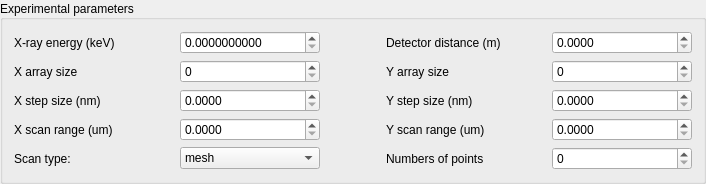
     <widget class="QGroupBox" name="groupBox_8">
      <property name="title">
       <string>Experimental parameters</string>
      </property>
      <property name="alignment">
       <set>Qt::AlignLeading|Qt::AlignLeft|Qt::AlignVCenter</set>
      </property>
      <layout class="QHBoxLayout" name="horizontalLayout_10">
       <item>
        <layout class="QGridLayout" name="gridLayout_9">
         <item row="3" column="0">
          <widget class="QLabel" name="label_43">
           <property name="text">
            <string>X scan range (um)</string>
           </property>
          </widget>
         </item>
         <item row="2" column="0">
          <widget class="QLabel" name="label_41">
           <property name="text">
            <string>X step size (nm)</string>
           </property>
          </widget>
         </item>
         <item row="1" column="1">
          <widget class="QSpinBox" name="sp_x_arr_size">
           <property name="maximum">
            <number>1000000</number>
           </property>
          </widget>
         </item>
         <item row="1" column="3">
          <widget class="QLabel" name="label_40">
           <property name="text">
            <string>Y array size</string>
           </property>
          </widget>
         </item>
         <item row="4" column="1">
          <widget class="QComboBox" name="cb_scan_type">
           <item>
            <property name="text">
             <string>mesh</string>
            </property>
           </item>
           <item>
            <property name="text">
             <string>spiral</string>
            </property>
           </item>
           <item>
            <property name="text">
             <string>fly</string>
            </property>
           </item>
          </widget>
         </item>
         <item row="4" column="3">
          <widget class="QLabel" name="label_46">
           <property name="text">
            <string>Numbers of points</string>
           </property>
          </widget>
         </item>
         <item row="3" column="4">
          <widget class="QDoubleSpinBox" name="sp_y_scan_range">
           <property name="decimals">
            <number>4</number>
           </property>
          </widget>
         </item>
         <item row="0" column="0">
          <widget class="QLabel" name="label_37">
           <property name="sizePolicy">
            <sizepolicy hsizetype="Fixed" vsizetype="Preferred">
             <horstretch>0</horstretch>
             <verstretch>0</verstretch>
            </sizepolicy>
           </property>
           <property name="minimumSize">
            <size>
             <width>160</width>
             <height>0</height>
            </size>
           </property>
           <property name="maximumSize">
            <size>
             <width>160</width>
             <height>16777215</height>
            </size>
           </property>
           <property name="text">
            <string>X-ray energy (keV)</string>
           </property>
          </widget>
         </item>
         <item row="0" column="3">
          <widget class="QLabel" name="label_38">
           <property name="sizePolicy">
            <sizepolicy hsizetype="Fixed" vsizetype="Preferred">
             <horstretch>0</horstretch>
             <verstretch>0</verstretch>
            </sizepolicy>
           </property>
           <property name="minimumSize">
            <size>
             <width>160</width>
             <height>0</height>
            </size>
           </property>
           <property name="maximumSize">
            <size>
             <width>160</width>
             <height>16777215</height>
            </size>
           </property>
           <property name="text">
            <string>Detector distance (m)</string>
           </property>
          </widget>
         </item>
         <item row="0" column="1">
          <widget class="QDoubleSpinBox" name="sp_xray_energy">
           <property name="sizePolicy">
            <sizepolicy hsizetype="Fixed" vsizetype="Fixed">
             <horstretch>0</horstretch>
             <verstretch>0</verstretch>
            </sizepolicy>
           </property>
           <property name="minimumSize">
            <size>
             <width>140</width>
             <height>0</height>
            </size>
           </property>
           <property name="maximumSize">
            <size>
             <width>140</width>
             <height>16777215</height>
            </size>
           </property>
           <property name="decimals">
            <number>10</number>
           </property>
          </widget>
         </item>
         <item row="0" column="4">
          <widget class="QDoubleSpinBox" name="sp_detector_distance">
           <property name="sizePolicy">
            <sizepolicy hsizetype="Fixed" vsizetype="Fixed">
             <horstretch>0</horstretch>
             <verstretch>0</verstretch>
            </sizepolicy>
           </property>
           <property name="minimumSize">
            <size>
             <width>140</width>
             <height>0</height>
            </size>
           </property>
           <property name="maximumSize">
            <size>
             <width>140</width>
             <height>16777215</height>
            </size>
           </property>
           <property name="decimals">
            <number>4</number>
           </property>
          </widget>
         </item>
         <item row="3" column="3">
          <widget class="QLabel" name="label_44">
           <property name="text">
            <string>Y scan range (um)</string>
           </property>
          </widget>
         </item>
         <item row="2" column="4">
          <widget class="QDoubleSpinBox" name="sp_y_step_size">
           <property name="decimals">
            <number>4</number>
           </property>
          </widget>
         </item>
         <item row="2" column="3">
          <widget class="QLabel" name="label_42">
           <property name="text">
            <string>Y step size (nm)</string>
           </property>
          </widget>
         </item>
         <item row="1" column="4">
          <widget class="QSpinBox" name="sp_y_arr_size">
           <property name="maximum">
            <number>1000000</number>
           </property>
          </widget>
         </item>
         <item row="4" column="4">
          <widget class="QSpinBox" name="sp_num_points">
           <property name="maximum">
            <number>1000000</number>
           </property>
          </widget>
         </item>
         <item row="4" column="0">
          <widget class="QLabel" name="label_45">
           <property name="text">
            <string>Scan type: </string>
           </property>
          </widget>
         </item>
         <item row="1" column="0">
          <widget class="QLabel" name="label_39">
           <property name="text">
            <string>X array size</string>
           </property>
          </widget>
         </item>
         <item row="2" column="1">
          <widget class="QDoubleSpinBox" name="sp_x_step_size">
           <property name="decimals">
            <number>4</number>
           </property>
          </widget>
         </item>
         <item row="3" column="1">
          <widget class="QDoubleSpinBox" name="sp_x_scan_range">
           <property name="decimals">
            <number>4</number>
           </property>
          </widget>
         </item>
         <item row="0" column="2">
          <spacer name="horizontalSpacer_2">
           <property name="orientation">
            <enum>Qt::Horizontal</enum>
           </property>
           <property name="sizeType">
            <enum>QSizePolicy::Fixed</enum>
           </property>
           <property name="sizeHint" stdset="0">
            <size>
             <width>60</width>
             <height>20</height>
            </size>
           </property>
          </spacer>
         </item>
        </layout>
       </item>
      </layout>
     </widget>
